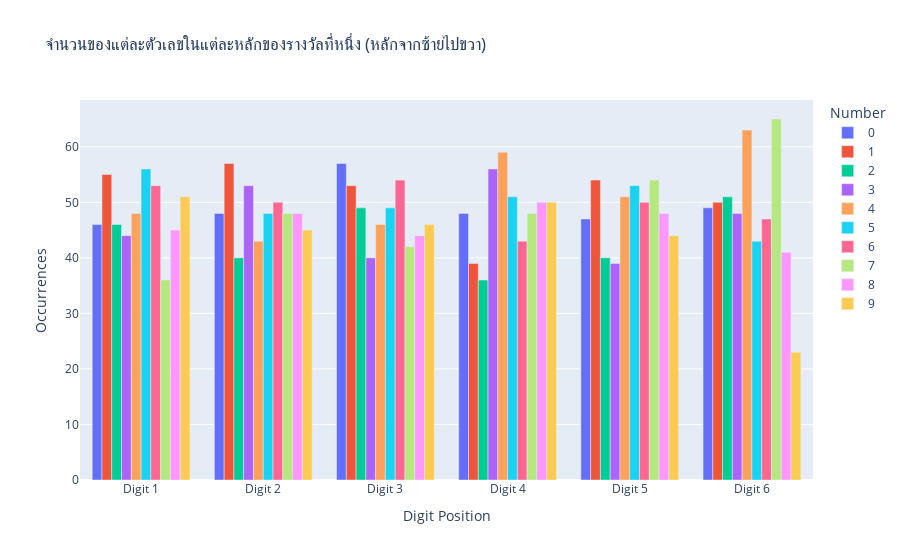

This figure's notebook cell:
### Code cell
# create a dictionary, storing occurrences of each number in each digit
occurrences = {i: {str(j): 0 for j in range(10)} for i in range(6)}

for i,digit in enumerate(['first','second','third','fourth','fifth','sixth']):
    for number in range(10):
        occurrences[i][number] = df[f'{digit}_digit'].value_counts()[number]

df_occurrences = pd.DataFrame(occurrences)
df_occurrences = df_occurrences.melt(var_name='Position', value_name='Occurrences', ignore_index=False) # Reshape the DataFrame to have columns for digits and digit positions
df_occurrences.reset_index(inplace=True) # Reset the index to make 'Position' a column

# Plot the grouped bar chart using Plotly Express
fig = px.bar(df_occurrences, x='Position', y='Occurrences', color='index', title='จำนวนของแต่ละตัวเลขในแต่ละหลักของรางวัลที่หนึ่ง (หลักจากซ้ายไปขวา)',
             labels={'index': 'Number', 'Position': 'Digit Position', 'Occurrences': 'Occurrences'}, barmode='group')
fig.update_layout(xaxis=dict(tickvals=list(range(6)), ticktext=[f'Digit {i+1}' for i in range(6)]))
fig.show()

### Figure 1 — Plotly figure (JSON) as saved in the notebook; plotly's stock layout.template omitted (floating-point values rounded to 4 significant figures)
{"data": [{"alignmentgroup": "True", "hovertemplate": "Number=0<br>Digit Position=%{x}<br>Occurrences=%{y}<extra></extra>", "legendgroup": "0", "marker": {"color": "#636efa", "pattern": {"shape": ""}}, "name": "0", "offsetgroup": "0", "orientation": "v", "showlegend": true, "textposition": "auto", "type": "bar", "x": [0, 1, 2, 3, 4, 5], "xaxis": "x", "y": [0, 0, 0, 0, 0, 0], "yaxis": "y"}, {"alignmentgroup": "True", "hovertemplate": "Number=1<br>Digit Position=%{x}<br>Occurrences=%{y}<extra></extra>", "legendgroup": "1", "marker": {"color": "#EF553B", "pattern": {"shape": ""}}, "name": "1", "offsetgroup": "1", "orientation": "v", "showlegend": true, "textposition": "auto", "type": "bar", "x": [0, 1, 2, 3, 4, 5], "xaxis": "x", "y": [0, 0, 0, 0, 0, 0], "yaxis": "y"}, {"alignmentgroup": "True", "hovertemplate": "Number=2<br>Digit Position=%{x}<br>Occurrences=%{y}<extra></extra>", "legendgroup": "2", "marker": {"color": "#00cc96", "pattern": {"shape": ""}}, "name": "2", "offsetgroup": "2", "orientation": "v", "showlegend": true, "textposition": "auto", "type": "bar", "x": [0, 1, 2, 3, 4, 5], "xaxis": "x", "y": [0, 0, 0, 0, 0, 0], "yaxis": "y"}, {"alignmentgroup": "True", "hovertemplate": "Number=3<br>Digit Position=%{x}<br>Occurrences=%{y}<extra></extra>", "legendgroup": "3", "marker": {"color": "#ab63fa", "pattern": {"shape": ""}}, "name": "3", "offsetgroup": "3", "orientation": "v", "showlegend": true, "textposition": "auto", "type": "bar", "x": [0, 1, 2, 3, 4, 5], "xaxis": "x", "y": [0, 0, 0, 0, 0, 0], "yaxis": "y"}, {"alignmentgroup": "True", "hovertemplate": "Number=4<br>Digit Position=%{x}<br>Occurrences=%{y}<extra></extra>", "legendgroup": "4", "marker": {"color": "#FFA15A", "pattern": {"shape": ""}}, "name": "4", "offsetgroup": "4", "orientation": "v", "showlegend": true, "textposition": "auto", "type": "bar", "x": [0, 1, 2, 3, 4, 5], "xaxis": "x", "y": [0, 0, 0, 0, 0, 0], "yaxis": "y"}, {"alignmentgroup": "True", "hovertemplate": "Number=5<br>Digit Position=%{x}<br>Occurrences=%{y}<extra></extra>", "legendgroup": "5", "marker": {"color": "#19d3f3", "pattern": {"shape": ""}}, "name": "5", "offsetgroup": "5", "orientation": "v", "showlegend": true, "textposition": "auto", "type": "bar", "x": [0, 1, 2, 3, 4, 5], "xaxis": "x", "y": [0, 0, 0, 0, 0, 0], "yaxis": "y"}, {"alignmentgroup": "True", "hovertemplate": "Number=6<br>Digit Position=%{x}<br>Occurrences=%{y}<extra></extra>", "legendgroup": "6", "marker": {"color": "#FF6692", "pattern": {"shape": ""}}, "name": "6", "offsetgroup": "6", "orientation": "v", "showlegend": true, "textposition": "auto", "type": "bar", "x": [0, 1, 2, 3, 4, 5], "xaxis": "x", "y": [0, 0, 0, 0, 0, 0], "yaxis": "y"}, {"alignmentgroup": "True", "hovertemplate": "Number=7<br>Digit Position=%{x}<br>Occurrences=%{y}<extra></extra>", "legendgroup": "7", "marker": {"color": "#B6E880", "pattern": {"shape": ""}}, "name": "7", "offsetgroup": "7", "orientation": "v", "showlegend": true, "textposition": "auto", "type": "bar", "x": [0, 1, 2, 3, 4, 5], "xaxis": "x", "y": [0, 0, 0, 0, 0, 0], "yaxis": "y"}, {"alignmentgroup": "True", "hovertemplate": "Number=8<br>Digit Position=%{x}<br>Occurrences=%{y}<extra></extra>", "legendgroup": "8", "marker": {"color": "#FF97FF", "pattern": {"shape": ""}}, "name": "8", "offsetgroup": "8", "orientation": "v", "showlegend": true, "textposition": "auto", "type": "bar", "x": [0, 1, 2, 3, 4, 5], "xaxis": "x", "y": [0, 0, 0, 0, 0, 0], "yaxis": "y"}, {"alignmentgroup": "True", "hovertemplate": "Number=9<br>Digit Position=%{x}<br>Occurrences=%{y}<extra></extra>", "legendgroup": "9", "marker": {"color": "#FECB52", "pattern": {"shape": ""}}, "name": "9", "offsetgroup": "9", "orientation": "v", "showlegend": true, "textposition": "auto", "type": "bar", "x": [0, 1, 2, 3, 4, 5], "xaxis": "x", "y": [0, 0, 0, 0, 0, 0], "yaxis": "y"}, {"alignmentgroup": "True", "hovertemplate": "Number=0<br>Digit Position=%{x}<br>Occurrences=%{y}<extra></extra>", "legendgroup": "0", "marker": {"color": "#636efa", "pattern": {"shape": ""}}, "name": "0", "offsetgroup": "0", "orientation": "v", "showlegend": false, "textposition": "auto", "type": "bar", "x": [0, 1, 2, 3, 4, 5], "xaxis": "x", "y": [46, 48, 57, 48, 47, 49], "yaxis": "y"}, {"alignmentgroup": "True", "hovertemplate": "Number=1<br>Digit Position=%{x}<br>Occurrences=%{y}<extra></extra>", "legendgroup": "1", "marker": {"color": "#EF553B", "pattern": {"shape": ""}}, "name": "1", "offsetgroup": "1", "orientation": "v", "showlegend": false, "textposition": "auto", "type": "bar", "x": [0, 1, 2, 3, 4, 5], "xaxis": "x", "y": [55, 57, 53, 39, 54, 50], "yaxis": "y"}, {"alignmentgroup": "True", "hovertemplate": "Number=2<br>Digit Position=%{x}<br>Occurrences=%{y}<extra></extra>", "legendgroup": "2", "marker": {"color": "#00cc96", "pattern": {"shape": ""}}, "name": "2", "offsetgroup": "2", "orientation": "v", "showlegend": false, "textposition": "auto", "type": "bar", "x": [0, 1, 2, 3, 4, 5], "xaxis": "x", "y": [46, 40, 49, 36, 40, 51], "yaxis": "y"}, {"alignmentgroup": "True", "hovertemplate": "Number=3<br>Digit Position=%{x}<br>Occurrences=%{y}<extra></extra>", "legendgroup": "3", "marker": {"color": "#ab63fa", "pattern": {"shape": ""}}, "name": "3", "offsetgroup": "3", "orientation": "v", "showlegend": false, "textposition": "auto", "type": "bar", "x": [0, 1, 2, 3, 4, 5], "xaxis": "x", "y": [44, 53, 40, 56, 39, 48], "yaxis": "y"}, {"alignmentgroup": "True", "hovertemplate": "Number=4<br>Digit Position=%{x}<br>Occurrences=%{y}<extra></extra>", "legendgroup": "4", "marker": {"color": "#FFA15A", "pattern": {"shape": ""}}, "name": "4", "offsetgroup": "4", "orientation": "v", "showlegend": false, "textposition": "auto", "type": "bar", "x": [0, 1, 2, 3, 4, 5], "xaxis": "x", "y": [48, 43, 46, 59, 51, 63], "yaxis": "y"}, {"alignmentgroup": "True", "hovertemplate": "Number=5<br>Digit Position=%{x}<br>Occurrences=%{y}<extra></extra>", "legendgroup": "5", "marker": {"color": "#19d3f3", "pattern": {"shape": ""}}, "name": "5", "offsetgroup": "5", "orientation": "v", "showlegend": false, "textposition": "auto", "type": "bar", "x": [0, 1, 2, 3, 4, 5], "xaxis": "x", "y": [56, 48, 49, 51, 53, 43], "yaxis": "y"}, {"alignmentgroup": "True", "hovertemplate": "Number=6<br>Digit Position=%{x}<br>Occurrences=%{y}<extra></extra>", "legendgroup": "6", "marker": {"color": "#FF6692", "pattern": {"shape": ""}}, "name": "6", "offsetgroup": "6", "orientation": "v", "showlegend": false, "textposition": "auto", "type": "bar", "x": [0, 1, 2, 3, 4, 5], "xaxis": "x", "y": [53, 50, 54, 43, 50, 47], "yaxis": "y"}, {"alignmentgroup": "True", "hovertemplate": "Number=7<br>Digit Position=%{x}<br>Occurrences=%{y}<extra></extra>", "legendgroup": "7", "marker": {"color": "#B6E880", "pattern": {"shape": ""}}, "name": "7", "offsetgroup": "7", "orientation": "v", "showlegend": false, "textposition": "auto", "type": "bar", "x": [0, 1, 2, 3, 4, 5], "xaxis": "x", "y": [36, 48, 42, 48, 54, 65], "yaxis": "y"}, {"alignmentgroup": "True", "hovertemplate": "Number=8<br>Digit Position=%{x}<br>Occurrences=%{y}<extra></extra>", "legendgroup": "8", "marker": {"color": "#FF97FF", "pattern": {"shape": ""}}, "name": "8", "offsetgroup": "8", "orientation": "v", "showlegend": false, "textposition": "auto", "type": "bar", "x": [0, 1, 2, 3, 4, 5], "xaxis": "x", "y": [45, 48, 44, 50, 48, 41], "yaxis": "y"}, {"alignmentgroup": "True", "hovertemplate": "Number=9<br>Digit Position=%{x}<br>Occurrences=%{y}<extra></extra>", "legendgroup": "9", "marker": {"color": "#FECB52", "pattern": {"shape": ""}}, "name": "9", "offsetgroup": "9", "orientation": "v", "showlegend": false, "textposition": "auto", "type": "bar", "x": [0, 1, 2, 3, 4, 5], "xaxis": "x", "y": [51, 45, 46, 50, 44, 23], "yaxis": "y"}], "layout": {"barmode": "group", "legend": {"title": {"text": "Number"}, "tracegroupgap": 0}, "title": {"text": "จำนวนของแต่ละตัวเลขในแต่ละหลักของรางวัลที่หนึ่ง (หลักจากซ้ายไปขวา)"}, "xaxis": {"anchor": "y", "domain": [0, 1], "ticktext": ["Digit 1", "Digit 2", "Digit 3", "Digit 4", "Digit 5", "Digit 6"], "tickvals": [0, 1, 2, 3, 4, 5], "title": {"text": "Digit Position"}}, "yaxis": {"anchor": "x", "domain": [0, 1], "title": {"text": "Occurrences"}}}}
